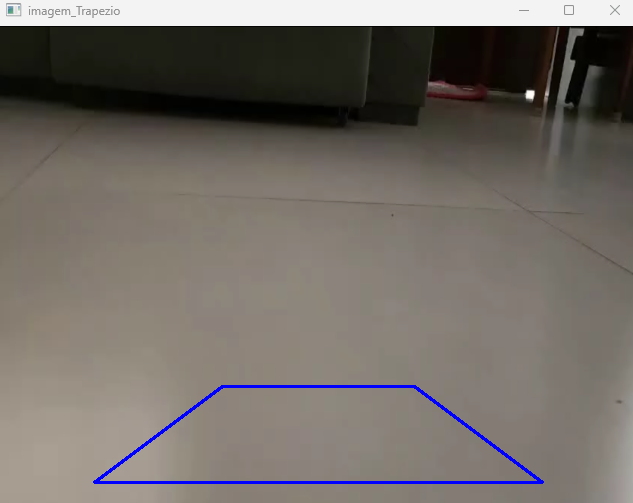
#> input picture esp32anotation/1.png, 633 x 503 px
$ python -i ground.py   (imports and definitions only)
#> lines starting #> are read from the running program, lines starting #| are printed output that depends on the picture; after the words box and inside, x2 and y2 are one past the last pixel; in counts of white or black regions, pixels touching at a corner belong together
#> further down, picture is the input picture: shape (503, 633, 3); mean B, G, R 102.9, 108.4, 114.3
import cv2, numpy as np

def preprocess(frame_bgr, target_w = 320):
#> called with target_w = 320
    h, w = frame_bgr.shape[:2]
#> h = 503; w = 633
    escala = target_w / w # Mantem proporcao
#> escala = 0.506
    h_out = max(1, round(h * escala))
#> h_out = 254

    interp = cv2.INTER_AREA if escala < 1 else cv2.INTER_LINEAR
#> interp = 3
    resize = cv2.resize(frame_bgr, [target_w,h_out], interpolation=interp)
    blur = cv2.GaussianBlur(resize,(3,3),0)
    hsv = cv2.cvtColor(blur, cv2.COLOR_BGR2HSV)
#> hsv: shape (254, 320, 3); mean H, S, V 20.6, 46.4, 116.6
    return hsv


def get_roi(img, x0=0.15, x1=0.85, x2=0.65, x3=0.35, y0=0.95, y1=0.95, y2=0.75, y3=0.75):
#> called with x0 = 0.15, x1 = 0.85, x2 = 0.65, x3 = 0.35, y0 = 0.95, y1 = 0.95, y2 = 0.75, y3 = 0.75
    h, w = img.shape[:2]
#> h = 254; w = 320
    roi_poly = np.array([
        [int(x0 * w), int(y0 * h)],   # inferior esquerdo
        [int(x1 * w), int(y1 * h)],   # inferior direito
        [int(x2 * w), int(y2 * h)],   # superior direito
        [int(x3 * w), int(y3 * h)],   # superior esquerdo
    ], dtype=np.int32)
    return  roi_poly


def learn_floor_hist(frame_bgr):
    hsv = preprocess(frame_bgr)
    roi_poly = get_roi(hsv)
#> roi_poly = [[48, 241], [272, 241], [208, 190], [112, 190]]
    mask = np.zeros(hsv.shape[:2], np.uint8) # Mascara apenas com zeros
    # Preenchemos a máscara com nosso ROI definido em forma de polígono (trapézio)
    cv2.fillPoly(mask, [roi_poly], 255)
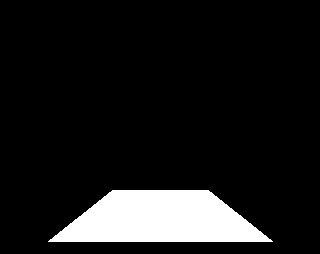
#> mask: shape (254, 320); 10.3% white; 1 white region, box (x1, y1, x2, y2) and area: (48, 190, 273, 242) 8385
    # Calcula o histograma do frame, so pixels em mask contam.
    # histSize eh o número de bins(agrupamento) em cada canal. Hue em 30 faixas e Saturation em 32.
    hist = cv2.calcHist([hsv], [0, 1], mask, [30, 32], [0, 180, 0, 256]) # Range min e max de cada canal
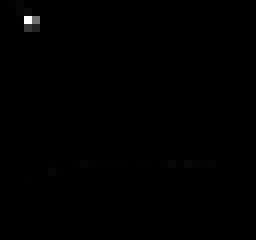
#> hist: shape (30, 32) float32 (shown 8 times larger); min 0, max 3831, mean 8.7; drawn with min black and max white
    cv2.normalize(hist, hist, 0, 255, cv2.NORM_MINMAX) # Normaliza o histograma entre 0 e 255, com base nas cores mais e menos dominantes
#> hist: shape (30, 32) float32; 6.15% of pixels changed, all inside (x1, y1, x2, y2) = (1, 0, 28, 30)
    return hist


def floor_mask(frame_bgr, hist, thr):
    hsv = preprocess(frame_bgr)
    prob_map = cv2.calcBackProject([hsv], [0, 1], hist, [0, 180, 0, 256], 1) # Mapa de prob. com base no histograma
    blur = cv2.medianBlur(prob_map, 3)
    mask = cv2.threshold(blur, thr, 255, cv2.THRESH_BINARY) # Binarização com base em THR (Guarda thr e img output)
    kernel = np.ones((3, 3), np.uint8)
    opening = cv2.morphologyEx(mask[1], cv2.MORPH_OPEN, kernel) # erosão seguida de uma dilatação.
    closing = cv2.morphologyEx(opening, cv2.MORPH_CLOSE, kernel) # dilatação seguida de uma erosão
    return closing


def free_space_vector(mask, strip_w=8, run=5, min_floor_frac = 0.5):
    # para cada faixa de strip_w colunas, suba de baixo p/ cima
    height, width = mask.shape
    width_bin = width // strip_w

    grid = (mask[:, :width_bin*strip_w] > 0).reshape(height, width_bin, strip_w).mean(axis=2) >= min_floor_frac
    count = np.zeros(width_bin, int)         # um contador por faixa
    free  = np.full(width_bin, height)            # padrão: livre até o topo
    done  = np.zeros(width_bin, bool)        # faixas já encerradas

    for y in range(height-1, -1, -1):     # de baixo para cima
        count = np.where(grid[y], 0, count + 1)   # zera onde é chão, soma onde não é
        hit = (count >= run) & ~done              # faixas que atingiram `run` agora
        free[hit] = height - y - run                 # sua conta | y, puxa do grid?
        done |= hit

    return free / height

>>> import cv2
>>> picture = cv2.imread('esp32anotation/1.png')
>>> result = learn_floor_hist(picture)
